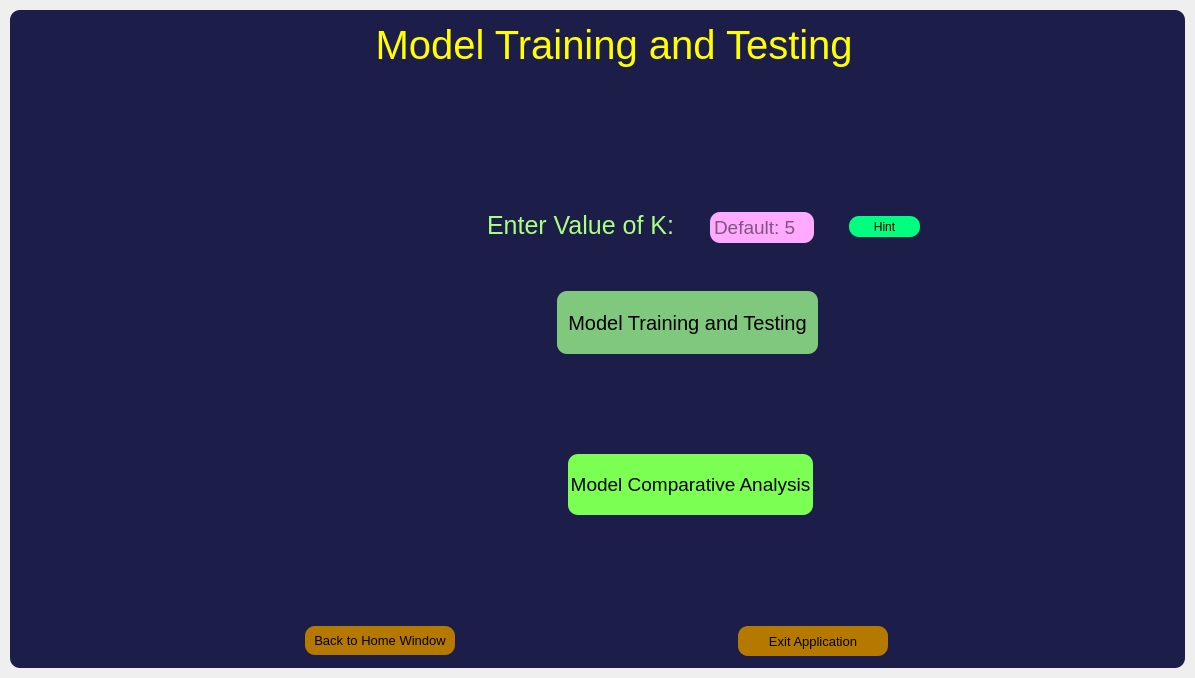
<?xml version="1.0" encoding="UTF-8"?>
<ui version="4.0">
 <class>MainWindow</class>
 <widget class="QMainWindow" name="MainWindow">
  <property name="geometry">
   <rect>
    <x>0</x>
    <y>0</y>
    <width>1195</width>
    <height>678</height>
   </rect>
  </property>
  <property name="font">
   <font>
    <pointsize>82</pointsize>
    <weight>75</weight>
    <bold>true</bold>
   </font>
  </property>
  <property name="windowTitle">
   <string>MainWindow</string>
  </property>
  <widget class="QWidget" name="centralwidget">
   <property name="styleSheet">
    <string notr="true"/>
   </property>
   <layout class="QVBoxLayout" name="dropshadow_layout_2">
    <property name="spacing">
     <number>0</number>
    </property>
    <property name="leftMargin">
     <number>10</number>
    </property>
    <property name="topMargin">
     <number>10</number>
    </property>
    <property name="rightMargin">
     <number>10</number>
    </property>
    <property name="bottomMargin">
     <number>10</number>
    </property>
    <item>
     <widget class="QFrame" name="backgrd_frame">
      <property name="styleSheet">
       <string notr="true">background-color: qlineargradient(spread:pad, x1:0, y1:0, x2:1, y2:0, stop:0 rgba(28, 29, 73, 255), stop:0.486425 rgba(28, 29, 73, 255));
border-radius: 10px;
</string>
      </property>
      <property name="frameShape">
       <enum>QFrame::NoFrame</enum>
      </property>
      <property name="frameShadow">
       <enum>QFrame::Raised</enum>
      </property>
      <layout class="QVBoxLayout" name="verticalLayout">
       <item>
        <widget class="QFrame" name="frame_title">
         <property name="maximumSize">
          <size>
           <width>16777215</width>
           <height>55</height>
          </size>
         </property>
         <property name="font">
          <font>
           <pointsize>9</pointsize>
          </font>
         </property>
         <property name="frameShape">
          <enum>QFrame::StyledPanel</enum>
         </property>
         <property name="frameShadow">
          <enum>QFrame::Raised</enum>
         </property>
         <layout class="QVBoxLayout" name="verticalLayout_2">
          <item>
           <widget class="QLabel" name="label_title">
            <property name="minimumSize">
             <size>
              <width>0</width>
              <height>40</height>
             </size>
            </property>
            <property name="maximumSize">
             <size>
              <width>16777215</width>
              <height>52</height>
             </size>
            </property>
            <property name="font">
             <font>
              <family>Microsoft Sans Serif</family>
              <pointsize>30</pointsize>
             </font>
            </property>
            <property name="styleSheet">
             <string notr="true">color: rgb(255, 255, 0);
border-bottom-color: qlineargradient(spread:pad, x1:0, y1:0, x2:1, y2:0, stop:0 rgba(255, 178, 102, 255), stop:0.55 rgba(235, 148, 61, 255), stop:0.98 rgba(0, 0, 0, 255), stop:1 rgba(0, 0, 0, 0));</string>
            </property>
            <property name="text">
             <string>   Model Training and Testing</string>
            </property>
            <property name="alignment">
             <set>Qt::AlignBottom|Qt::AlignHCenter</set>
            </property>
           </widget>
          </item>
         </layout>
        </widget>
       </item>
       <item>
        <widget class="QFrame" name="frame_body">
         <property name="frameShape">
          <enum>QFrame::StyledPanel</enum>
         </property>
         <property name="frameShadow">
          <enum>QFrame::Raised</enum>
         </property>
         <widget class="QLabel" name="label">
          <property name="geometry">
           <rect>
            <x>461</x>
            <y>120</y>
            <width>201</width>
            <height>51</height>
           </rect>
          </property>
          <property name="font">
           <font>
            <pointsize>19</pointsize>
           </font>
          </property>
          <property name="toolTip">
           <string>value of K for K Fold Algorithm</string>
          </property>
          <property name="styleSheet">
           <string notr="true">color:rgb(170, 255, 127);
border-bottom-color: qlineargradient(spread:pad, x1:0, y1:0, x2:1, y2:0, stop:0 rgba(255, 178, 102, 255), stop:0.55 rgba(235, 148, 61, 255), stop:0.98 rgba(0, 0, 0, 255), stop:1 rgba(0, 0, 0, 0));</string>
          </property>
          <property name="text">
           <string>Enter Value of K:</string>
          </property>
          <property name="alignment">
           <set>Qt::AlignCenter</set>
          </property>
          <property name="wordWrap">
           <bool>true</bool>
          </property>
         </widget>
         <widget class="QPlainTextEdit" name="plainTextEdit_k_value">
          <property name="geometry">
           <rect>
            <x>691</x>
            <y>132</y>
            <width>104</width>
            <height>31</height>
           </rect>
          </property>
          <property name="font">
           <font>
            <pointsize>14</pointsize>
           </font>
          </property>
          <property name="contextMenuPolicy">
           <enum>Qt::NoContextMenu</enum>
          </property>
          <property name="toolTip">
           <string>value of K for K Fold Algorithm</string>
          </property>
          <property name="styleSheet">
           <string notr="true">QPlainTextEdit{ 
	border:5px sold rgb(60,231,195);
	background-color:rgb(255, 170, 255);
}
 
</string>
          </property>
          <property name="verticalScrollBarPolicy">
           <enum>Qt::ScrollBarAlwaysOff</enum>
          </property>
          <property name="horizontalScrollBarPolicy">
           <enum>Qt::ScrollBarAlwaysOff</enum>
          </property>
          <property name="sizeAdjustPolicy">
           <enum>QAbstractScrollArea::AdjustIgnored</enum>
          </property>
          <property name="placeholderText">
           <string>Default: 5</string>
          </property>
         </widget>
         <widget class="QPushButton" name="pushButton_hint">
          <property name="geometry">
           <rect>
            <x>830</x>
            <y>136</y>
            <width>71</width>
            <height>21</height>
           </rect>
          </property>
          <property name="toolTip">
           <string/>
          </property>
          <property name="styleSheet">
           <string notr="true">QPushButton{ 
	border:rgb(0, 255, 127);
	background-color: rgb(0, 255, 127);
}
 
QPushButton:hover{
	background-color: rgba(0, 255, 127,150);
	border:5px sold rgb(105, 95, 148);
} 
</string>
          </property>
          <property name="text">
           <string>Hint</string>
          </property>
         </widget>
         <widget class="QPushButton" name="pushButton_training">
          <property name="geometry">
           <rect>
            <x>538</x>
            <y>211</y>
            <width>261</width>
            <height>63</height>
           </rect>
          </property>
          <property name="font">
           <font>
            <pointsize>15</pointsize>
           </font>
          </property>
          <property name="styleSheet">
           <string notr="true">
QPushButton{ 
	border:rgb(0, 255, 127);
	background-color:rgb(128, 200, 126);
}
 
QPushButton:hover{
	background-color: rgba(0, 255, 127,150);
	border:5px sold rgb(105, 95, 148);
} 
</string>
          </property>
          <property name="text">
           <string>Model Training and Testing</string>
          </property>
         </widget>
         <widget class="QPushButton" name="pushButton_Analysis">
          <property name="geometry">
           <rect>
            <x>549</x>
            <y>374</y>
            <width>245</width>
            <height>61</height>
           </rect>
          </property>
          <property name="font">
           <font>
            <pointsize>14</pointsize>
           </font>
          </property>
          <property name="styleSheet">
           <string notr="true">QPushButton{ 
	border:rgb(0, 255, 127);
	background-color:rgb(123, 255, 83);
}
 
QPushButton:hover{
	background-color: rgba(123, 255, 83,150);
	border:5px sold rgb(105, 95, 148);
} </string>
          </property>
          <property name="text">
           <string>Model Comparative Analysis</string>
          </property>
         </widget>
        </widget>
       </item>
       <item>
        <widget class="QFrame" name="frame_back">
         <property name="minimumSize">
          <size>
           <width>0</width>
           <height>78</height>
          </size>
         </property>
         <property name="maximumSize">
          <size>
           <width>16777215</width>
           <height>40</height>
          </size>
         </property>
         <property name="frameShape">
          <enum>QFrame::StyledPanel</enum>
         </property>
         <property name="frameShadow">
          <enum>QFrame::Raised</enum>
         </property>
         <layout class="QHBoxLayout" name="horizontalLayout">
          <item>
           <widget class="QPushButton" name="pushButton_back">
            <property name="minimumSize">
             <size>
              <width>150</width>
              <height>29</height>
             </size>
            </property>
            <property name="maximumSize">
             <size>
              <width>150</width>
              <height>25</height>
             </size>
            </property>
            <property name="font">
             <font>
              <family>Microsoft Sans Serif</family>
              <pointsize>10</pointsize>
             </font>
            </property>
            <property name="styleSheet">
             <string notr="true">QPushButton{ 
	border:5px sold rgb(60,231,195);
	background-color: rgb(182, 121, 0);
}
 
QPushButton:hover{
	background-color: rgba(182, 121, 0,150);
	border:5px sold rgb(105, 95, 148);
} 
</string>
            </property>
            <property name="text">
             <string>Back to Home Window</string>
            </property>
           </widget>
          </item>
          <item>
           <widget class="QPushButton" name="pushButton_exit">
            <property name="sizePolicy">
             <sizepolicy hsizetype="Preferred" vsizetype="Fixed">
              <horstretch>0</horstretch>
              <verstretch>0</verstretch>
             </sizepolicy>
            </property>
            <property name="minimumSize">
             <size>
              <width>150</width>
              <height>30</height>
             </size>
            </property>
            <property name="maximumSize">
             <size>
              <width>150</width>
              <height>25</height>
             </size>
            </property>
            <property name="font">
             <font>
              <family>Microsoft Sans Serif</family>
              <pointsize>10</pointsize>
             </font>
            </property>
            <property name="styleSheet">
             <string notr="true">QPushButton{ 
	border:5px sold rgb(60,231,195);
	background-color: rgb(182, 121, 0);
}
 
QPushButton:hover{
	background-color: rgba(182, 121, 0,150);
	border:5px sold rgb(105, 95, 148);
} 
</string>
            </property>
            <property name="text">
             <string>Exit Application</string>
            </property>
           </widget>
          </item>
         </layout>
        </widget>
       </item>
      </layout>
     </widget>
    </item>
   </layout>
  </widget>
 </widget>
 <resources/>
 <connections/>
</ui>
